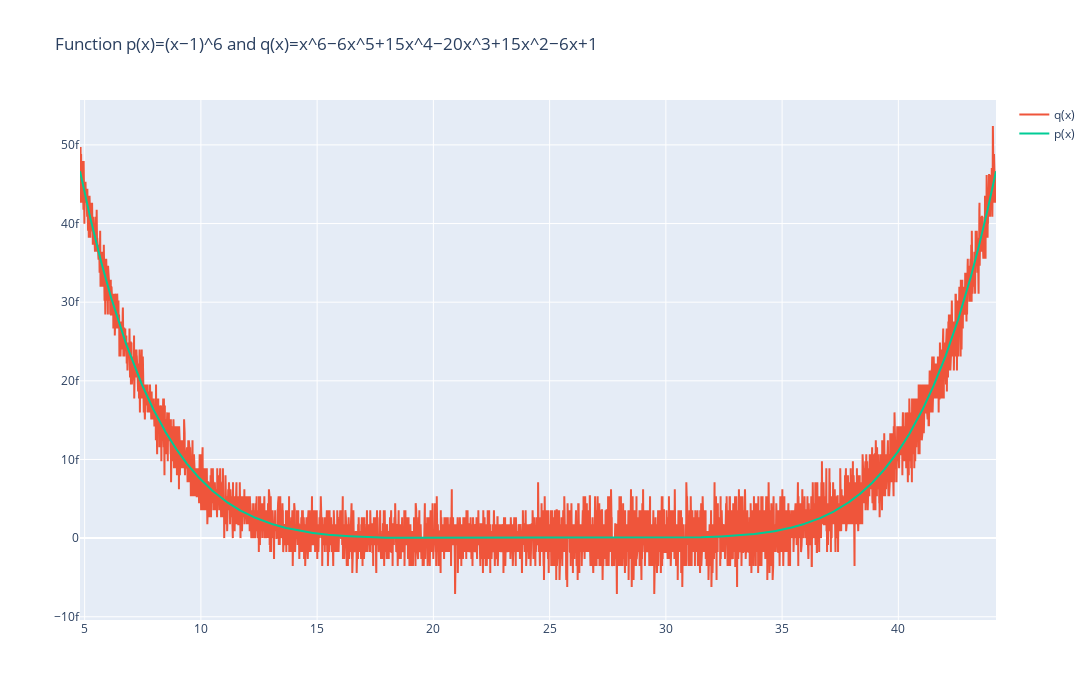

Notebook cell for this chart:
### Code cell
fig = px.scatter(title='Function p(x)=(x−1)^6 and q(x)=x^6−6x^5+15x^4−20x^3+15x^2−6x+1')
fig.update_layout(width=1600, height=700)
fig.add_scatter(x=x2, y=y2, mode='lines', name='q(x)')
fig.add_scatter(x=x1, y=y1, mode='lines', name='p(x)')
fig.show()

### Figure 1 — Plotly figure (JSON) as saved in the notebook; plotly's stock layout.template omitted (floating-point values rounded to 4 significant figures; data arrays with more than 128 entries replaced by an {"elided": "..."} marker saying what was removed)
{"data": [{"hovertemplate": "<extra></extra>", "legendgroup": "", "marker": {"color": "#636efa", "symbol": "circle"}, "mode": "markers", "name": "", "orientation": "v", "showlegend": false, "type": "scatter", "xaxis": "x", "yaxis": "y"}, {"mode": "lines", "name": "q(x)", "type": "scatter", "x": {"elided": "5000 float values"}, "y": {"elided": "5000 float values"}}, {"mode": "lines", "name": "p(x)", "type": "scatter", "x": {"elided": "5000 float values"}, "y": {"elided": "5000 float values"}}], "layout": {"height": 700, "legend": {"tracegroupgap": 0}, "title": {"text": "Function p(x)=(x−1)^6 and q(x)=x^6−6x^5+15x^4−20x^3+15x^2−6x+1"}, "width": 1600, "xaxis": {"anchor": "y", "domain": [0, 1]}, "yaxis": {"anchor": "x", "domain": [0, 1]}}}
